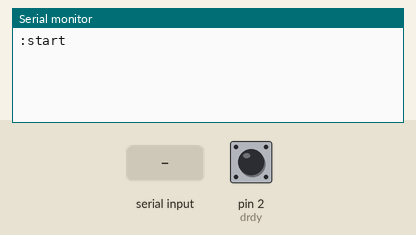
Recording of a sketch running on a simulated Arduino Uno, built with avr-gcc and run on an emulated ATmega328P. Shown: the last lines printed to the serial monitor. The inputs (shaded band) are chosen by the test bench; at power-on: pin 2 (drdy) HIGH.

Above: at 1.2 s.
1.3 s: "?\n" received over Serial
At 2.5 s:
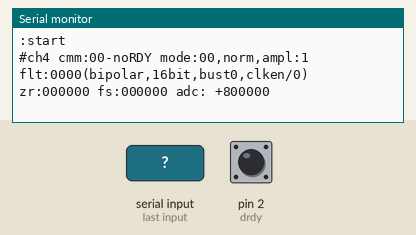
2.8 s: byte 33 ('!') received over Serial
At 3.7 s:
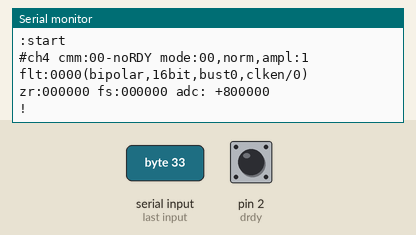
4.3 s: byte 105 ('i') received over Serial
At 4.8 s:
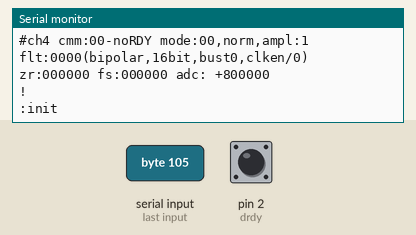
5.8 s: byte 99 ('c') received over Serial
At 7.9 s:
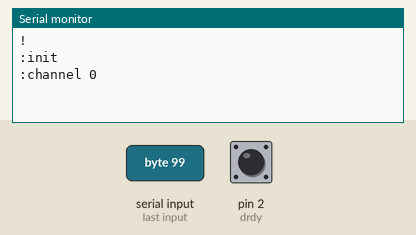
8.2 s: byte 114 ('r') received over Serial
At 9.7 s:
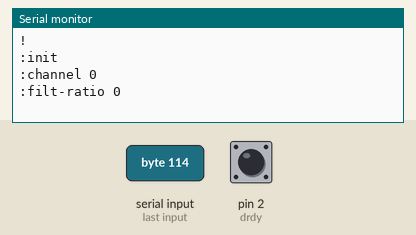
10.6 s: byte 112 ('p') received over Serial
At 12.8 s:
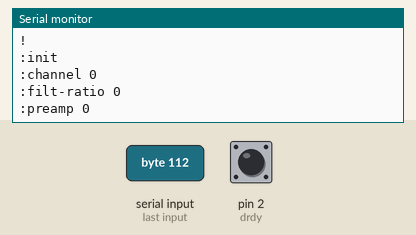

Measured:
- after the input at 1.3 s, the serial monitor: prints a new line at once (image 1)
- after the input at 2.8 s, the serial monitor: prints a new line at once (image 2)
- after the input at 4.3 s, the serial monitor: prints a new line at once (image 3)
- after the input at 5.8 s, the serial monitor: prints a new line after 1.0 s (image 4)
- after the input at 8.2 s, the serial monitor: prints a new line after 1.0 s (image 5)
- after the input at 10.6 s, the serial monitor: prints a new line after 1.0 s (image 6)

The sketch:

ratiometer.ino
```cpp
//DEFAULT:
// ZS:1F4000=2048000
// FS:5761AB=5726635, FS-ZS=3678635

#include <SPI.h>
#include "AD7714reg.h"
#include <math.h>
#include "fmt.h"

enum { mclk=9,  drdy=2, cs=10, VRef=2500 };

class average {
public:
  average() { clear(); };
  void clear() { N = 0; sx=0; sxx=0; };
  void sample(double x) { N++; sx+=x; x-=sx/N; sxx+=x*x; };
  double avg() { return sx/N; };
  double stddev() { return sqrt(sxx/N); };
  long N;
  double sx;
  double sxx;
};

uint16_t   chc, flth, flt, pol, gain, mode; /* AD7714 registers: (c), (r), (b|u) (p) (adzfZF) */

volatile int drdy_flag = 0;
void adc_intr1() {
  drdy_flag = 1;
}

uint8_t adc_command(uint8_t reg, uint8_t cmd)
{
  uint8_t r;

  digitalWrite(cs,0);
  SPI.transfer(reg);
  r = SPI.transfer(cmd);
  digitalWrite(cs,1);
  return r;
}
void adc_wait(uint8_t channel)
{
  uint8_t b1;
  digitalWrite(cs,0);
  do {
        SPI.transfer(REG_CMM | channel | REG_RD);
        b1 = SPI.transfer(0xff);
  } while (b1 & REG_nDRDY);
  digitalWrite(cs,1);
}

void adc_reset()
{
  digitalWrite(cs,0);
  for (int i = 0; i < 8; i++) SPI.transfer(0xff);
  digitalWrite(cs,1);
}

uint32_t adc_read24(uint8_t reg)
{
  uint32_t r;
  digitalWrite(cs,0);
  SPI.transfer(reg);
    r = SPI.transfer(0xff);
    r = (r << 8) | SPI.transfer(0xff);
    r = (r << 8) | SPI.transfer(0xff);
  digitalWrite(cs,1);

  return r;
}

void adc_load24(uint8_t reg, uint32_t data)
{
  digitalWrite(cs,0);
  SPI.transfer(reg);
  SPI.transfer(0xff & (data >>16));
  SPI.transfer(0xff & (data >>8));
  SPI.transfer(0xff &  data);
  digitalWrite(cs,1);
}

void adc_self_calibrate(uint8_t channel)
{
    adc_command(REG_MODE|channel|REG_WR,  gain | MODE_SELF_CAL);
}

void adc_init()
{
  SPI.begin();
  SPI.setBitOrder(MSBFIRST);
  SPI.setDataMode(SPI_MODE3);
  SPI.setClockDivider(SPI_CLOCK_DIV16);

  pinMode(cs,OUTPUT);
  digitalWrite(cs,1);
  adc_reset();
}

void adc_mode()
{
  flth = pol | WL24 | ((flt>>8)& FILTH_MASK); // clkdis=0, bust=0
  adc_command(REG_FILTH|chc|REG_WR,  flth);
  adc_command(REG_FILTL|chc|REG_WR,  flt & FILTL_MASK);
  adc_command(REG_MODE|chc|REG_WR, mode|gain); // fsync=0, burnout=0
}

void adc_fsync()
{
  adc_command(REG_MODE|chc|REG_WR,  mode | gain | FSYNC);
  adc_command(REG_MODE|chc|REG_WR,  (mode |gain )& (~FSYNC));
}

void adc_gain(int g)
{
  if (g>128||g<=1) gain= GAIN_1;
  else if (g <= 2) gain= GAIN_2;
  else if (g <= 4) gain= GAIN_4;
  else if (g <= 8) gain= GAIN_8;
  else if (g <=16) gain= GAIN_16;
  else if (g <=32) gain= GAIN_32;
  else if (g <=64) gain= GAIN_64;
  else if (g<=128) gain= GAIN_128;
}

int adc_2gain(uint8_t mode)
{
  switch(mode & GAIN_128) {
    case GAIN_1:   default:    return 1;
    case GAIN_2:     return 2;
    case GAIN_4:     return 4;
    case GAIN_8:     return 8;
    case GAIN_16:    return 16;
    case GAIN_32:    return 32;
    case GAIN_64:    return 64;
    case GAIN_128:   return 128;
  }
}

char* adc_2mode(uint8_t mode)
{
  switch(mode & MODE_SELF_FS_CAL) {
    case MODE_NORMAL:   default:     return "norm";
    case MODE_SELF_CAL: return "auto";
    case MODE_ZERO_SCALE_CAL:    return "s_zr";
    case MODE_FULL_SCALE_CAL:    return "s_fs";
    case MODE_SYS_OFFSET_CAL:    return "szaf";
    case MODE_BG_CALIBRATION:    return "bg_z";
    case MODE_SELF_ZS_CAL:    return "a_zr";
    case MODE_SELF_FS_CAL:    return "a_fs";
  }
}

float adc_conv(uint32_t code)
{
    uint8_t d = 1 << ((gain & GAIN_128)>>2);
    float sc, ba;
    if (flth & WL24)
	sc=16777216.0;
    else
	sc=65536.0;
    if (flth & UNIPOLAR)
	ba=0;
    else {
	sc/=2.0; ba=1.0;
    }
    return (code / sc - ba) * VRef / (float)d;
}


void adc_show(uint8_t ch)
{
  int32_t v;
  uint8_t m;

  v=adc_command(REG_CMM|REG_RD|ch, 0xFF);
  cprintf("#ch%d cmm:%02uX-%s", (int)ch, (int)v, (v&0x80)?"READY":"noRDY");

  m=adc_command(REG_MODE|REG_RD|ch, 0xFF);
  cprintf(" mode:%02uX,%s,ampl:%d%s%s", (int)m, adc_2mode(m), adc_2gain(m),
  (m&BURNOUT)?"burnout":"",(m&FSYNC)?"fsync":"");

  m=adc_command(REG_FILTH|REG_RD|ch, 0xFF);
  v=adc_command(REG_FILTL|REG_RD|ch, 0xFF);
  v+=256*m;
  cprintf(" flt:%04uX(%spolar,%dbit,bust%d,clk%s/%d)", (int)v, (m&UNIPOLAR)?"uni":"bi",
  (m&WL24)?24:16, (m&BST)&&1,(m&CLK_DIS)?"dis":"en", (int)v&0x0fff);

  v = adc_read24(REG_OFFSET|REG_RD|ch);
  cprintf(" zr:%06lx",v);
  v = adc_read24(REG_GAIN|REG_RD|ch);
  cprintf(" fs:%06lx",v);

  v = adc_read24(REG_DATA|REG_RD|ch);
  cprintf(" adc: %+07lX\n", (m&UNIPOLAR)?v:0x800000-v);
}

void iloop(void)
{
  uint32_t h;
  int i;

  switch(Serial.read()){
  case '\n':  case '\r':  case ' ':    return;
  case '?':    adc_show(chc);    break;
  case '!':    adc_mode(); Serial.println('!'); break;
  case 'i':    adc_init();    Serial.println(":init");    break;
  case 'y':    adc_fsync();   break;
  case 'c':    chc=Serial.parseInt();    cprintf(":channel %d\n",chc);   break;
  case 'r':    flt=Serial.parseInt();    cprintf(":filt-ratio %d\n",flt);    break;
  case 'p':    gain=Serial.parseInt();   cprintf(":preamp %d\n",gain);   adc_gain(gain);  break;
  case 'b':    pol = BIPOLAR;    Serial.println(":bipolar");    break;
  case 'u':    pol = UNIPOLAR;   Serial.println(":unipolar");   break;
  case 'a':    Serial.println(":self-cal");  adc_self_calibrate(chc); break;
  case 'x':    mode = 0xFF; break;
  case 'd':    mode = MODE_NORMAL;    break;
  case 'z':    mode = MODE_SELF_ZS_CAL;    break;
  case 'f':    mode = MODE_SELF_FS_CAL;    break;
  case 'Z':    mode = MODE_ZERO_SCALE_CAL; break;
  case 'F':    mode = MODE_FULL_SCALE_CAL; break;
  case 'o':    h=Serial.parseInt();    cprintf(":offset %l\n",h);    adc_load24(chc|REG_OFFSET|REG_WR,h); break;
  case 'g':    h=Serial.parseInt();    cprintf(":gain %l\n",h);    adc_load24(chc|REG_GAIN|REG_WR,h);  break;
  }
}

void loop()
{
  uint32_t   seq_v;

  if (drdy_flag) { drdy_flag = 0;
    uint8_t reg;

    switch(mode) {
    case 0xFF: goto outmode;
    default:
    case MODE_NORMAL:    reg = REG_DATA;     break;
    case MODE_SELF_ZS_CAL: reg = REG_OFFSET; break;
    case MODE_SELF_FS_CAL: reg = REG_GAIN;   break;
    case MODE_ZERO_SCALE_CAL:  reg = REG_OFFSET; break;
    case MODE_FULL_SCALE_CAL:  reg = REG_GAIN;   break;
    }

    seq_v = adc_read24(reg|REG_RD|chc);

    if (mode != MODE_NORMAL)
      adc_command(REG_MODE|REG_WR|chc, mode|gain); // no burnout, no fsync

    cprintf("%4.6fmV %ld\n", adc_conv(seq_v), seq_v);
    outmode:;
  }

  while (Serial.available()) iloop();
}


void setup()
{
  Serial.begin(57600);

  chc = CHN_12;
  flt = 1250; // 2MHz/128 = 15625Hz. SR=15625/1250=12.5Hz SR=15625/3125=5Hz
  pol = UNIPOLAR; // filterhi - unipolar(1):w24(1):boost(1):clkdis(1):flth(4)
  gain= GAIN_1;
  mode= 0xFF; // mode(3):gain(3):burnout(1):fsync(1)

  // PB1, OC1A, D9 pin 2MHz clock, fosc/128=15625Hz
  //       mode 0100 (CTC),top=OCR1A, COM1A mode=1 (toggle), src=001
  TCCR1A = (0b01 << COM1A0)| (0b00 << WGM10); // div 2
  TCCR1B = (0b01 << WGM12) | (0b001 << CS10); // clk/1 (16MHz)
  OCR1A = 4 - 1; // div 4
  pinMode(mclk, OUTPUT);

  pinMode(drdy, INPUT_PULLUP);

  adc_init();

  attachInterrupt(0, adc_intr1, FALLING); // D2
  Serial.println(":start");
}
```

AD7714reg.h
```cpp
/*
 * AD7714, AD-convertet attchment:
 * Supply: pin24-DGND, pin23-Vcc(+5)
 * Control: pin1-SCLK, pin22-Din, pin21-Dout, pin19-nCS, pin6-nReset(+5), pin20-nDRDY
 * OperationMode: pin4-Pol(+5), pin5-nSync(+5), pin11-nStandby(+5), pin13-Buffer(+5:on)
 * Clock: Pin2 & Pin3 - in/out Quartz rezonator 2.4576MHz
 * Reference: pin15-REFin+(to 2.5v), pin14-REFin-(to 0v)
 * Input: pin7,8,9,10,16,17 - ain1, ain2, ain3, ain4, ain5, ain6
 * Analog: pin18-AGND, pin12-AVcc(+5)
 */

enum {
    //register selection  0x00
    //   7        6      5      4      3      2      1      0
    //0/DRDY(0) RS2(0) RS1(0) RS0(0) R/W(0) CH2(0) CH1(0) CH0(0)
    REG_CMM    = 0x00, //communication register 8 bit
    REG_MODE   = 0x10, //mode setup register 8 bit
    REG_FILTH  = 0x20, //clock/filter register 8 bit
    REG_FILTL  = 0x30, //filter register 8 bit
    REG_TEST   = 0x40, //test register 8 bit
    REG_DATA   = 0x50, //data register 16 or 24 bit, result
    REG_OFFSET = 0x60, //offset register 24 bit
    REG_GAIN   = 0x70, // gain register 24 bit

    REG_RD     = 0x08, // CMM register command
    REG_WR     = 0x00, // CMM register command
    REG_nDRDY  = 0x80, // CMM register result

    //channel selection for AD7714
    //CH2 CH1 CH0                              +      -     cal. register pair
    CHN_16   = 0x0, //  AIN1+  AIN6-     #0
    CHN_26   = 0x1, //  AIN2+  AIN6-     #1
    CHN_36   = 0x2, //  AIN3+  AIN6-     #2
    CHN_46   = 0x3, //  AIN4+  AIN6-     #2
    CHN_12   = 0x4, //  AIN1+  AIN2-     #0
    CHN_34   = 0x5, //  AIN3+  AIN4-     #1
    CHN_56   = 0x6, //  AIN5+  AIN6-     #2
    CHN_TEST = 0x7, //  AIN6   AIN6 test #2
    // (AIN1) PIN#7    (AIN6) PIN#17
    // (AIN2) PIN#8    (AIN5) PIN#16
    // (AIN3) PIN#9     REF+  PIN#15
    // (AIN4) PIN#10    REF-  PIN#14

    //Mode Register   0x10
    //  7     6     5     4     3      2      1      0
    //MD2(0)MD1(0)MD0(0) G2(0) G1(0) G0(0)  B/O(0) FSYNC(0)
    //operating mode options
    //MD2 MD1 MD0
    MODE_NORMAL         = 0x00, // normal operation mode
    MODE_SELF_CAL       = 0x20, // self-calibration (6 period)
    MODE_ZERO_SCALE_CAL = 0x40, // zero-scale system calibration (3)
    MODE_FULL_SCALE_CAL = 0x60, // full-scale system calibration (3)
    MODE_SYS_OFFSET_CAL = 0x80, // system-offset calibration     (6)
    MODE_BG_CALIBRATION = 0xA0, // background calibration (data period x6)
    MODE_SELF_ZS_CAL    = 0xC0, // zero scale self-calibration   (3)
    MODE_SELF_FS_CAL    = 0xE0, // full scale self-calibration   (3)

    //gain setting
    GAIN_1    = 0x00,
    GAIN_2    = 0x04,
    GAIN_4    = 0x08,
    GAIN_8    = 0x0C,
    GAIN_16   = 0x10,
    GAIN_32   = 0x14,
    GAIN_64   = 0x18,
    GAIN_128  = 0x1C,

    BURNOUT   = 0x02,// 0-no current, 1-on, pass current over input (1uA)
    FSYNC     = 0x01,// 1-reset filters, 0-start working


    //Filter High Register   0x20
    //   7         6       5        4        3        2      1      0
    //UNIPOLAR(0) WL24(0) BST(0) CLKDIS(0) FS(11)  FS(10)  FS(9)  FS(8)
    //FS: filter scale  relative fosc/128
    CLK_DIS   = 0x10, // master clock disable bit
    CLK_EN    = 0x00,
    BST       = 0x20, // analog current boost, @2.45MHz, gain>4
    WL24      = 0x40, // data length 24 bits
    UNIPOLAR  = 0x80, // unipolar mode
    BIPOLAR   = 0x00,

    FILTH_MASK= 0x0F,
    FILTL_MASK= 0xFF,

    //Filter Select ratio values (assume 2.4576MHz resonator):
    UPDATE_RATE_5   = 0xF00, // 19200/5   = 3840.0
    UPDATE_RATE_10  = 0x780, // 19200/10  = 1920.0
    UPDATE_RATE_15  = 0x500, // 19200/15  = 1280.0
    UPDATE_RATE_20  = 0x3C0, // 19200/20  = 960.0
    UPDATE_RATE_25  = 0x300, // 19200/25  = 768.0
    UPDATE_RATE_30  = 0x280, // 19200/30  = 640.0
    UPDATE_RATE_39x = 0x1F0, // 19200/38.7097 = 496.0
    UPDATE_RATE_40  = 0x1E0, // 19200/40  = 480.0
    UPDATE_RATE_50  = 0x180, // 19200/50  = 384.0
    UPDATE_RATE_60  = 0x140, // 19200/60  = 320.0 * default
    UPDATE_RATE_100 = 0x0C0, // 19200/100 = 192.0
    UPDATE_RATE_200 = 0x060, // 19200/200 = 96.0
    UPDATE_RATE_250x= 0x04C, // 19200/250 = 76.8
    UPDATE_RATE_256 = 0x04B, // 19200/256 = 75.0
    UPDATE_RATE_500x= 0x026, // 19200/500 = 38.4
    UPDATE_RATE_1000x=0x013, // 19200/500 = 19.2 x-not exact

};
```

fmt.h
```cpp
#ifndef __FRMT__
#define __FRMT__

typedef struct _fmt Fmt;

struct _fmt {
	char	*start;			/* of buffer */
	char	*to;			/* current place in the buffer */
	char	*stop;			/* end of the buffer; overwritten if flush fails */
	int	(*flush)(Fmt *);	/* called when to == stop */
	void	*farg;			/* to make flush a closure */
	int	nfmt;			/* num chars formatted so far */
	va_list	args;			/* args passed to dofmt */
	int	r;			/* % format Rune */
	int	width;
	int	prec;
	int	flags;
};

enum {
	FmtWidth	= 1,
	FmtLeft		= 2,
	FmtPrec		= 4,
	FmtSharp	= 8,
	FmtSpace	= 16,
	FmtSign		= 32,
	FmtZero		= 64,
	FmtUnsigned	= 128,
	FmtShort	= 256,
	FmtLong		= 512,
	FmtVLong	= 1024,
	FmtComma	= 2048,
	FmtByte		= 4096,
	FmtFlag		= 8192,
};

int cprintf(char *fmt, ...);
int sprintf(char *buf, char *fmt, ...);

#endif
```

Source omitted: printf.ino (7591 bytes)
